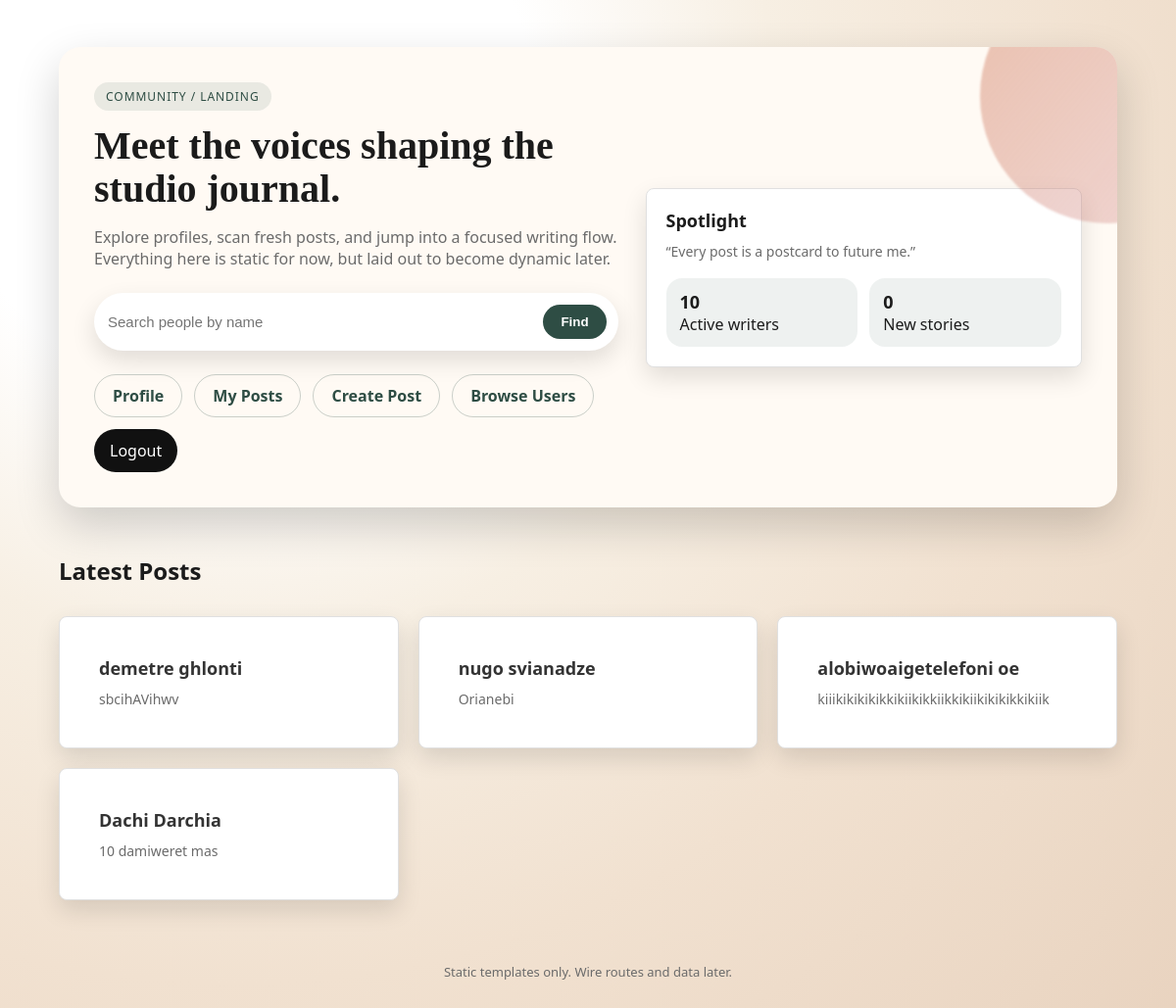
/ (signed in), run on an earlier commit of the app's database.
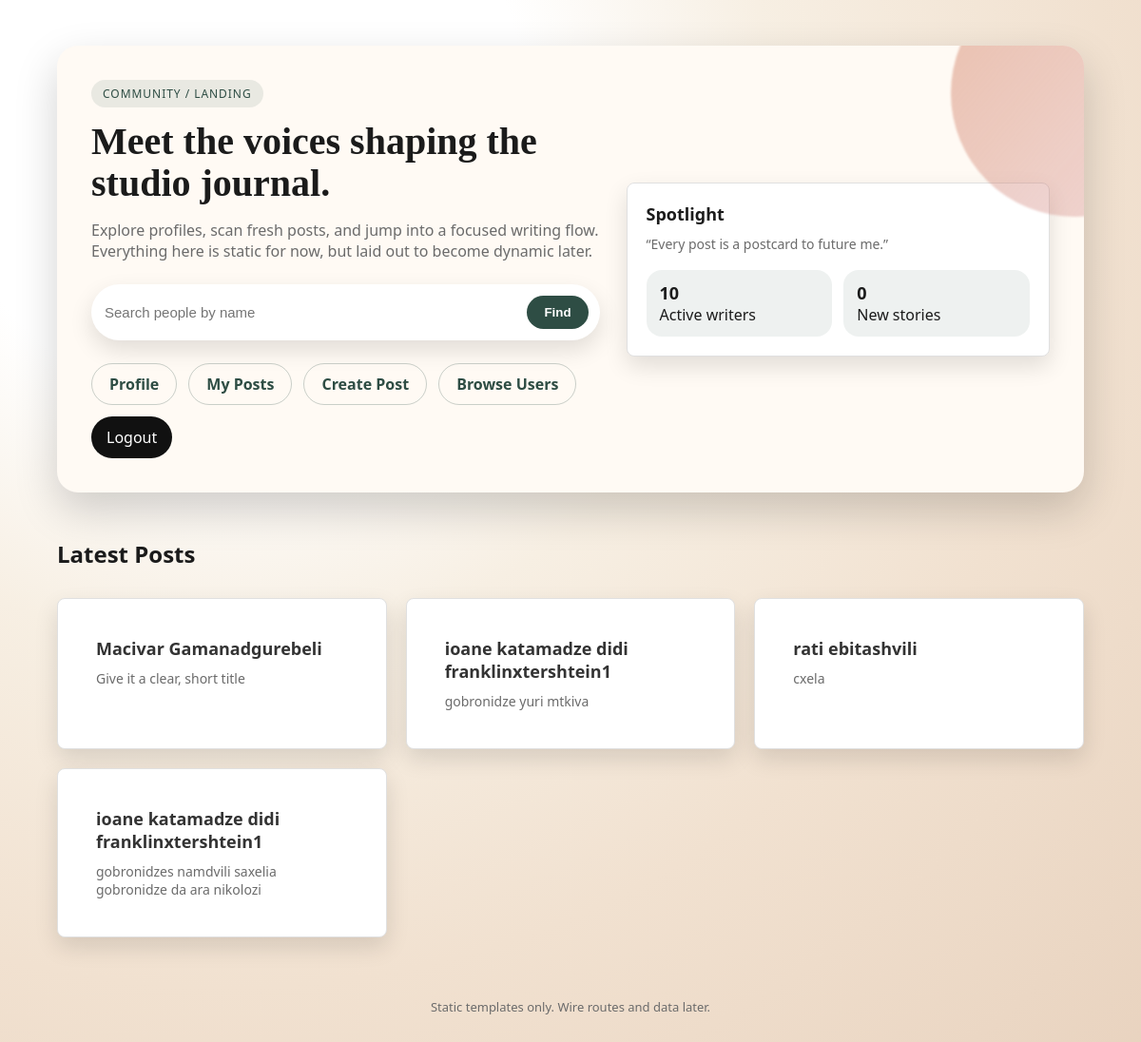
And on a later commit of the database.
### main/models/post.py (models this page shows, shortened)
class Posts(db.Model):
    id: Mapped[int] = mapped_column(primary_key=True)
    title: Mapped[str] = mapped_column(String(500))
    description: Mapped[str | None]
    user_id: Mapped[int] = mapped_column(
        ForeignKey("user.id", ondelete="CASCADE")
    )
    status: Mapped[str] = mapped_column(String(10), default="draft",
                                        server_default="draft")
    views_count: Mapped[int] = mapped_column(default=0, server_default='0')
    category: Mapped[str | None]
    published_at: Mapped[datetime | None]
    created_at: Mapped[datetime] = mapped_column(
        DateTime(timezone=True),
        server_default=func.now()
    )
    updated_at: Mapped[datetime] = mapped_column(
        DateTime(timezone=True),
        onupdate=func.now(),
        server_default=func.now()
    )
    user: Mapped["User"] = relationship(back_populates="posts")

### main/models/user.py (models this page shows, shortened)
class User(db.Model):
    id: Mapped[int] = mapped_column(primary_key=True)
    first_name: Mapped[str | None]
    last_name: Mapped[str | None]
    email: Mapped[str | None]
    password: Mapped[str | None]
    age: Mapped[int]
    posts: Mapped[list["Posts"]] = relationship(
        back_populates="user",
        cascade="all, delete-orphan",
        passive_deletes=True
    )
    profile: Mapped["Profile"] = relationship(
        back_populates="user",
        uselist=False
    )
    @property
    def username(self) -> str:
        return f"{self.first_name} {self.last_name}"

### main/routes/home.py (the view)
@main_bp.route("/home", methods=["GET"])
@main_bp.route("/")
def home():
    now = datetime.now(tz=timezone.utc)
    one_hour_ago = now - timedelta(hours=1)
    print(one_hour_ago)
    if not session.get("user_id"):
        return redirect(url_for("users.login"))
    users = db.session.scalars(db.select(User).limit(10)).all()
    latest_posts_count = db.session.scalar(db.select(func.count(Posts.id)).
                              where(Posts.created_at >= one_hour_ago))
    last_four_posts = db.session.execute(db.select(Posts).
                                         where(Posts.status == "published").
                                         order_by(Posts.created_at.desc()).limit(4)).scalars()
    return render_template("main/index.html", users=users,
                           latest_posts=latest_posts_count,
                           last_four_posts=last_four_posts)

### templates/main/index.html (shortened to what this page needs)
<!DOCTYPE html>
<html lang="en">
<head>
    <link rel="stylesheet" href="/static/style.css">
</head>
<body>
<main class="page">
    <div class="shell">
        <section class="hero">
            <div>
                <span class="pill">Community / Landing</span>
                <h1>Meet the voices shaping the studio journal.</h1>
                <p>Explore profiles, scan fresh posts, and jump into a focused writing flow. Everything here is static for now, but laid out to become dynamic later.</p>
                <form class="search-bar" action="{{ url_for('users.user_list') }}" method="get">
                    <input type="text" name="q" placeholder="Search people by name">
                    <button type="submit">Find</button>
                </form>
                <nav class="nav">
                    <a href="{{ url_for('users.profile') }}">Profile</a>
                    <a href="{{ url_for('posts.my_posts') }}">My Posts</a>
                    <a href="{{ url_for('posts.create_template_post') }}">Create Post</a>
                    <a href="{{ url_for('users.user_list') }}">Browse Users</a>
                    <form action="{{ url_for('users.logout') }}" method="post" class="logout-form">
                        <button type="submit">Logout</button>
                    </form>
                </nav>
            </div>
            <div>
                <div class="card">
                    <h3>Spotlight</h3>
                    <p>“Every post is a postcard to future me.”</p>
                    <div class="stats">
                        <div class="stat">
                            <span>{{ users | length }}</span>
                            Active writers
                        </div>
                        <div class="stat">
                            <span>{{ latest_posts }}</span>
                            New stories
                        </div>
                    </div>
                </div>
            </div>
        </section>
        {% if last_four_posts %}
            <div class="section-title">
                <h2>Latest Posts</h2>
            </div>
            <section class="card-grid">
                {% for post in last_four_posts %}
                    <article class="card">
                        <a href="{{ url_for('posts.post_detail_page', post_id=post.id) }}" class="card-link">
                            <h3>{{ post.user.username }}</h3>
                            <p>{{ post.title }}</p>
                        </a>
                    </article>
                {% endfor %}
            </section>
        {% else %}
            <div class="section-title">
                <h2>No Latest Posts</h2>
            </div>
        {% endif %}
        <p class="footer">Static templates only. Wire routes and data later.</p>
    </div>
</main>
</body>
</html>

What changed in the data, as far as the page shows it:
no longer on this page (row edited): Posts: user.username "demetre ghlonti", title "sbcihAVihwv"
no longer on this page (row edited): Posts: user.username "nugo svianadze", title "Orianebi"
no longer on this page (row unchanged): Posts: user.username "alobiwoaigetelefoni oe", title "kiiikikikikikkikiikikkiikkikiikikikikkikiik"
no longer on this page (row unchanged): Posts: user.username "Dachi Darchia", title "10 damiweret mas"
added Posts: user.username "Macivar Gamanadgurebeli", title "Give it a clear, short title"
added Posts: user.username "ioane katamadze didi franklinxtershtein1", title "gobronidze yuri mtkiva"
added Posts: user.username "rati ebitashvili", title "cxela"
added Posts: user.username "ioane katamadze didi franklinxtershtein1", title "gobronidzes namdvili saxelia gobronidze da ara nikolozi"
